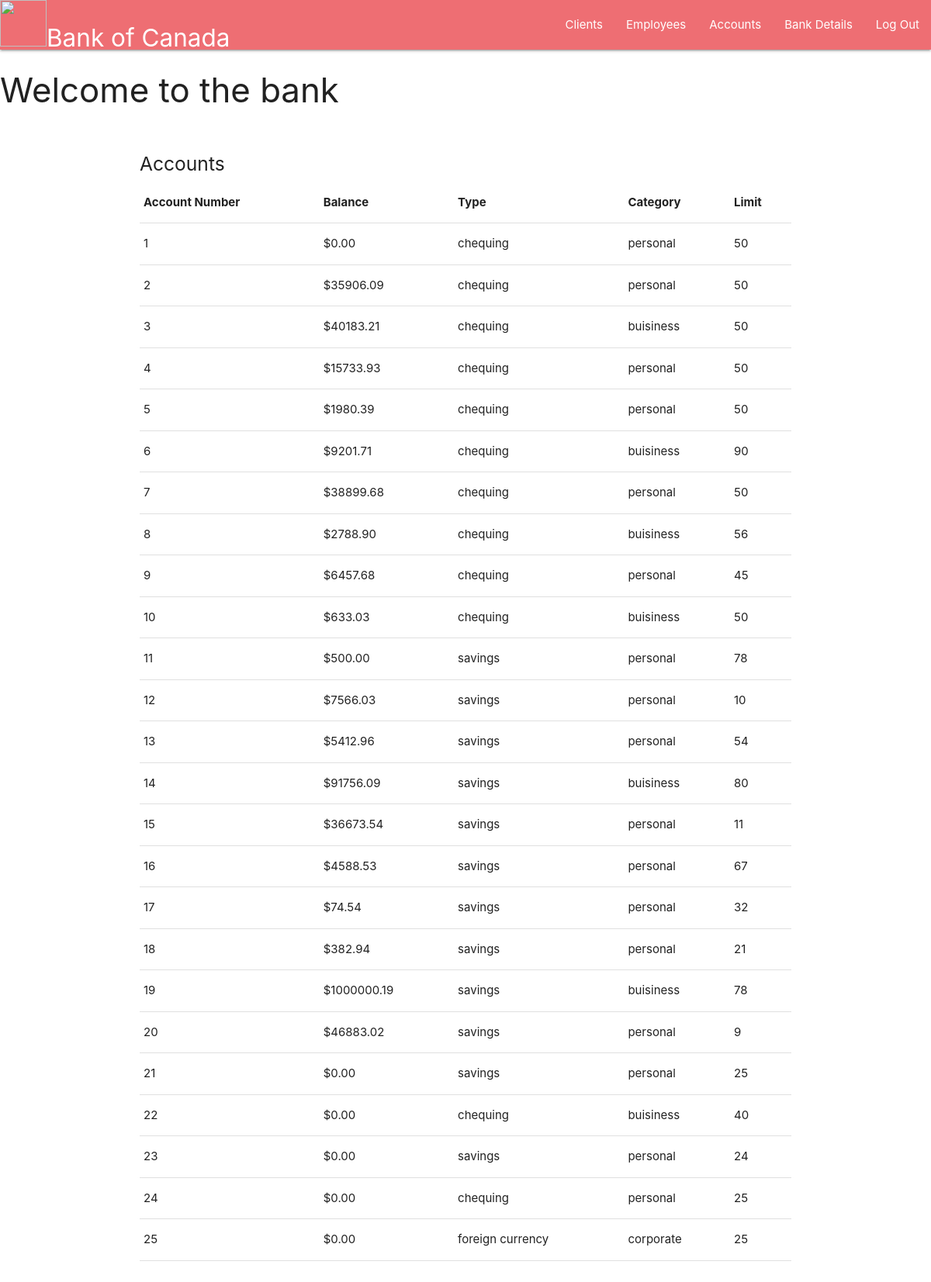
The page /accounts.php on the database its author committed.
### tables this page shows
CREATE TABLE `account` (
  `account_number` int(11) NOT NULL AUTO_INCREMENT,
  `balance` decimal(10,2) NOT NULL,
  `interest_rate_id` int(11) DEFAULT NULL,
  `account_type` varchar(255) DEFAULT NULL,
  `account_category` varchar(255) DEFAULT NULL,
  `client_id` int(11) NOT NULL,
  `transaction_limit` int(45) DEFAULT 25,
  PRIMARY KEY (`account_number`),
  KEY `savings_account_client_client_id_fk` (`client_id`),
  KEY `savings_account_interest_interest_rate_id_fk` (`interest_rate_id`),
  CONSTRAINT `savings_account_client_client_id_fk` FOREIGN KEY (`client_id`) REFERENCES `client` (`client_id`) ON UPDATE CASCADE,
  CONSTRAINT `savings_account_interest_interest_rate_id_fk` FOREIGN KEY (`interest_rate_id`) REFERENCES `interest` (`interest_rate_id`) ON UPDATE CASCADE
);

### accounts.php (the view, shortened to what this page needs)
<!DOCTYPE html>
<html lang="en" dir="ltr">
  <head>
    <link rel="stylesheet" href="https://cdnjs.cloudflare.com/ajax/libs/materialize/1.0.0/css/materialize.min.css">
  </head>
  <body>
    <nav>
  <div class="nav-wrapper">
    <a href="#" class="brand-logo"> <img src="https://techflourish.com/images/money-cliparts-15.jpg" alt="" height="60" width="60">Bank of Canada</a>
    <ul id="nav-mobile" class="right hide-on-med-and-down">
      <li><a href="clients.php">Clients</a></li>
      <li><a href="employees.php">Employees</a></li>
      <li><a href="accounts.php">Accounts</a></li>
      <li><a href="bankDetails.php">Bank Details</a></li>
      <li><a href="adminSignout.php">Log Out</a></li>
    </ul>
  </div>
  </nav>
    <h3>Welcome to the bank</h3>
    <div class="container">
    <br>
    <?php
        $servername = "localhost";
        $username = "root";
        $password_db = "";
        $conn = new mysqli($servername, $username, $password_db);
        $sql = "SELECT account_number, balance, account_type, account_category, transaction_limit
                FROM account";
        $result = $conn->query($sql);
        if ($result->num_rows > 0) {
          echo  "<h5>Accounts</h5>
                    <table border='1' class='highlight'>
              <tr>
                <th>Account Number</th>
                <th>Balance</th>
                <th>Type</th>
                <th>Category</th>
                <th>Limit</th>
              </tr>";
            while($row = $result->fetch_assoc()) {
                echo "<tr>";
                foreach($row as $data){
                    if($data == $row['balance']){
                        echo "<td>$".$data."</td>";
                    }
                    else{
                        echo "<td>".$data."</td>";
                    }
                }
                echo "</tr>";
            }
            echo "</table>";
        }
        else
            echo "<h5>There are no accounts in the bank</h5>";
    ?>
    <br>
    <br>
    </div>
  </body>
</html>

### rows shown on the page
account: account_number "1", balance "0.00", account_type "chequing", account_category "personal", transaction_limit "50"
account: account_number "2", balance "35906.09", account_type "chequing", account_category "personal", transaction_limit "50"
account: account_number "3", balance "40183.21", account_type "chequing", account_category "buisiness", transaction_limit "50"
account: account_number "4", balance "15733.93", account_type "chequing", account_category "personal", transaction_limit "50"
account: account_number "5", balance "1980.39", account_type "chequing", account_category "personal", transaction_limit "50"
account: account_number "6", balance "9201.71", account_type "chequing", account_category "buisiness", transaction_limit "90"
account: account_number "7", balance "38899.68", account_type "chequing", account_category "personal", transaction_limit "50"
account: account_number "8", balance "2788.90", account_type "chequing", account_category "buisiness", transaction_limit "56"
account: account_number "9", balance "6457.68", account_type "chequing", account_category "personal", transaction_limit "45"
account: account_number "10", balance "633.03", account_type "chequing", account_category "buisiness", transaction_limit "50"
account: account_number "11", balance "500.00", account_type "savings", account_category "personal", transaction_limit "78"
account: account_number "12", balance "7566.03", account_type "savings", account_category "personal", transaction_limit "10"
account: account_number "13", balance "5412.96", account_type "savings", account_category "personal", transaction_limit "54"
account: account_number "14", balance "91756.09", account_type "savings", account_category "buisiness", transaction_limit "80"
account: account_number "15", balance "36673.54", account_type "savings", account_category "personal", transaction_limit "11"
account: account_number "16", balance "4588.53", account_type "savings", account_category "personal", transaction_limit "67"
account: account_number "17", balance "74.54", account_type "savings", account_category "personal", transaction_limit "32"
account: account_number "18", balance "382.94", account_type "savings", account_category "personal", transaction_limit "21"
account: account_number "19", balance "1000000.19", account_type "savings", account_category "buisiness", transaction_limit "78"
account: account_number "20", balance "46883.02", account_type "savings", account_category "personal", transaction_limit "9"
account: account_number "21", balance "0.00", account_type "savings", account_category "personal", transaction_limit "25"
account: account_number "22", balance "0.00", account_type "chequing", account_category "buisiness", transaction_limit "40"
account: account_number "23", balance "0.00", account_type "savings", account_category "personal", transaction_limit "24"
account: account_number "24", balance "0.00", account_type "chequing", account_category "personal", transaction_limit "25"
account: data "25", balance "0.00", account_type "foreign currency", account_category "corporate"
